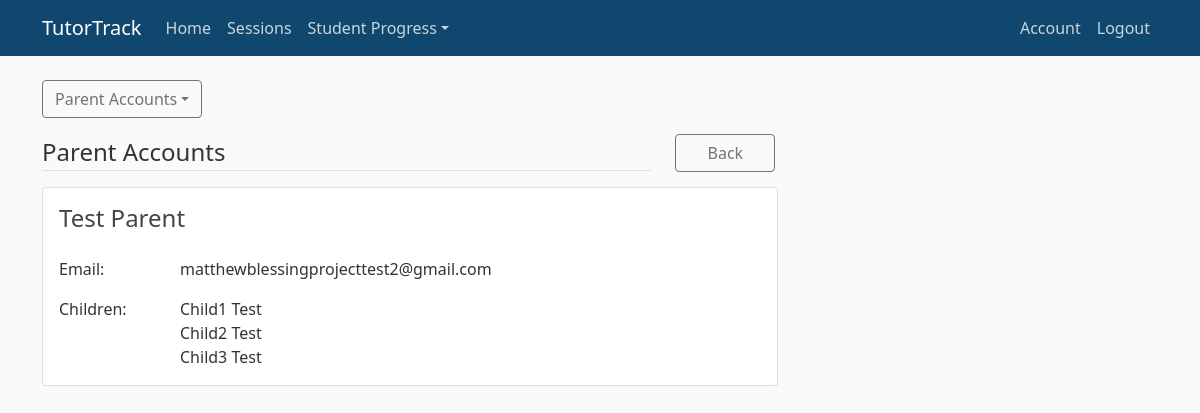
Screenshot of /parent256295 (signed in) with the database file from the repository.
### tutortrack/models.py (models this page shows, shortened)
class User(db.Model, UserMixin):
    __tablename__ = "User"
    userID = db.Column(db.Integer, primary_key=True)
    firstname = db.Column(db.String(20), nullable=False)
    surname = db.Column(db.String(40), nullable=False)
    email = db.Column(db.String(320), unique=True, nullable=False)
    password = db.Column(db.String(128), nullable=False)
    confirmed = db.Column(db.Boolean, nullable=False, default=False)
    passwordReset = db.Column(db.Boolean, nullable=False, default=False)
    type = db.Column(db.String(20), nullable=False)

### tables this page shows
CREATE TABLE Child (
                                        ChildID INTEGER PRIMARY KEY,
                                        Firstname VARCHAR(20) NOT NULL,
                                        Surname VARCHAR(40) NOT NULL,
                                        ParentID INTEGER NOT NULL,
                                        FOREIGN KEY (ParentID) REFERENCES Parent (ParentID) ON DELETE CASCADE
                                    );

### tutortrack/account/routes.py (the view)
@account.route("/parent<parentID>", methods=["GET", "POST"])
@login_required(type="tutor")
def parent_details(parentID):
    with db.engine.connect() as conn:
        parent = conn.execute(text(
            "SELECT User.Firstname, User.Surname, User.Email, " +
            "Parent.TutorID " +
            "FROM User, Parent " +
            "WHERE UserID=ParentID AND UserID=:id"
        ),
            {"id": parentID}
        ).fetchall()[0]
        if current_user.userID != parent[3]:
            flash("You are not permitted to access this page.", "danger")
            return redirect(url_for("other.home"))
        children = conn.execute(text(
            "SELECT Firstname, Surname " +
            "FROM Child " +
            "WHERE ParentID=:id " +
            "ORDER BY Surname, Firstname"
        ),
            {"id": parentID}
        ).fetchall()
    return render_template(
        "tutor_parent_details.html", title="Parent Accounts", parent=parent,
        children=children
    )

### tutortrack/models.py (called while the page is built)
@event.listens_for(Engine, "connect")
def set_sqlite_pragma(dbapi_connection, connection_record):
    cursor = dbapi_connection.cursor()
    cursor.execute("PRAGMA foreign_keys=ON")
    cursor.close()

@login_manager.user_loader
def user_loader(userID):
    return User.query.get(userID)

def login_required(type="any"):
    def decorator(function):
        @wraps(function)
        def wrapper(*args, **kwargs):
            if not current_user.is_authenticated:
                return login_manager.unauthorized()
            if current_user.type != type and type != "any":
                flash("You are not permitted to access this page.", "danger")
                return redirect(url_for("other.home"))
            return function(*args, **kwargs)
        return wrapper
    return decorator

### tutortrack/account/templates/tutor_parent_details.html (shortened to what this page needs)
{% extends "layout.html" %}
{% block content %}
<div class="dropdown">
    <button class="btn btn-outline-secondary dropdown-toggle mb-3" type="button" id="pageSelect"
        data-bs-toggle="dropdown" aria-expanded="false">Parent Accounts</button>
</div>
<div class="row">
    <div class="col-10">
        <legend class="border-bottom mb-3">Parent Accounts</legend>
    </div>
    <div class="col">
        <a class="btn btn-outline-secondary" href="{{ url_for('account.parent_accounts')}}"
            style="width: 100px;">Back</a>
    </div>
</div>
<div class="card mb-3">
    <div class="card-body">
        <h4 class="card-title mb-4">{{ parent[0]}} {{ parent[1] }}</h4>
        <div class="card-text">
            <div class="row">
                <div class="col-2">
                    <p>Email:</p>
                </div>
                <div class="col">
                    <p>{{ parent[2] }}</p>
                </div>
            </div>
            <div class="row">
                <div class="col-2">
                    <p>Children:</p>
                </div>
                <div class="col">
                    {% for child in children %}
                    {{ child[0] }}
                    {{ child[1] }}
                    <br>
                    {% endfor %}
                </div>
            </div>
        </div>
    </div>
</div>
{% endblock content %}

### tutortrack/static/main.css (style rules this page uses)
body { background: #fafafa; color: #333333; margin-top: 5rem; }
h1, h2, h3, h4, h5, h6 { color: #444444; }

### rows the page displays
User: Firstname "Test", Surname "Parent", Email "matthewblessingprojecttest2@gmail.com"
Child: Firstname "Child1", Surname "Test"
Child: Firstname "Child2", Surname "Test"
Child: Firstname "Child3", Surname "Test"
